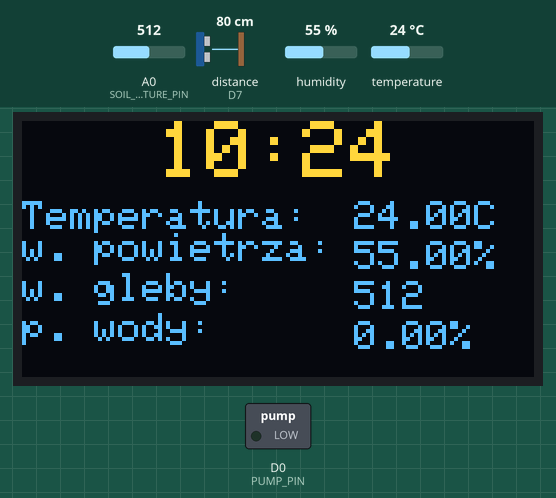
Recording of a sketch running on a simulated ESP8266 (NodeMCU). On the bench: 128×64 one-colour display, switched loads named in the sketch (green lamp = pin HIGH). The inputs (shaded band) are chosen by the test bench; at power-on: A0 (SOIL_MOISTURE_PIN) = 512, distance to the obstacle (sensor on D7) 80 cm, humidity 55 %, temperature 24 °C. The echo pulse lasts 58.3 µs per cm; the OLED is the two-colour kind (top 16 rows yellow); WiFi joins after 1.5 s; servers stay silent unless stated; the display library's start-up logo is not drawn; network time is answered at once with the bench clock; the local clock reads 2024-03-15 10:24:30 at power-on unless the sketch sets it; what the sketch prints to the serial monitor is not drawn.

Above: at 3.2 s.
3.3 s: A0 (SOIL_MOISTURE_PIN) set to 632
At 4.7 s:
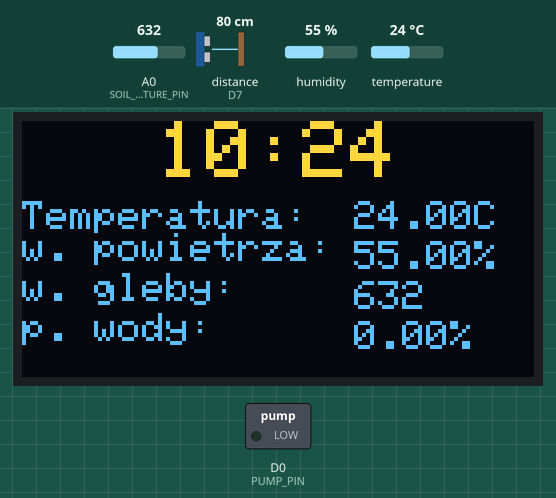
5.5 s: A0 (SOIL_MOISTURE_PIN) set to 657
At 7.2 s:
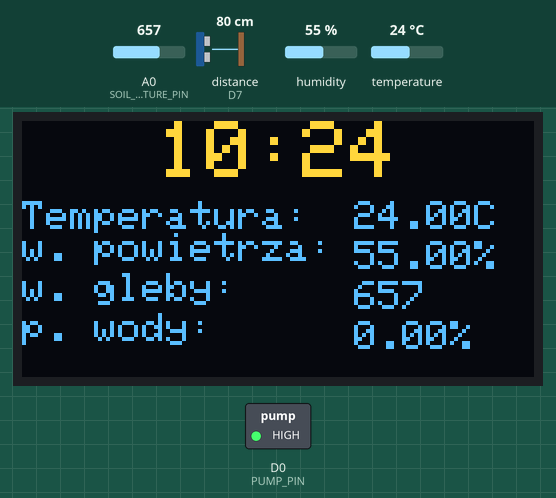
7.5 s: distance to the obstacle (sensor on D7) set to 2 cm
At 8.4 s:
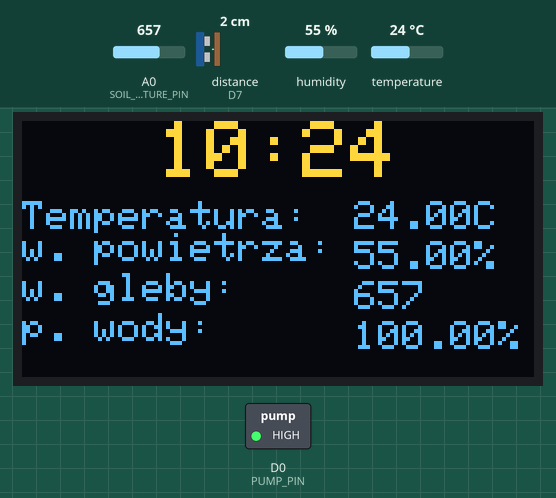
9.6 s: humidity set to 22 %
At 11.9 s:
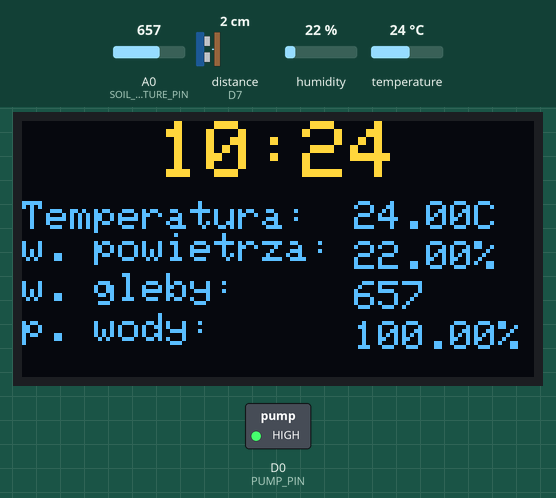
12.6 s: temperature set to 12 °C
At 15.3 s:
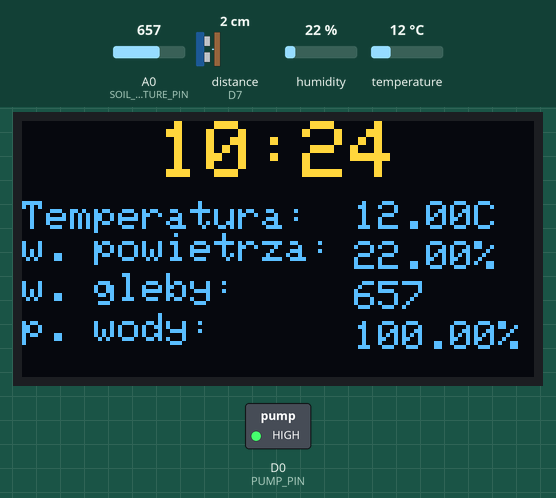
15.6 s: distance to the obstacle (sensor on D7) set to 4 cm
At 17.3 s:
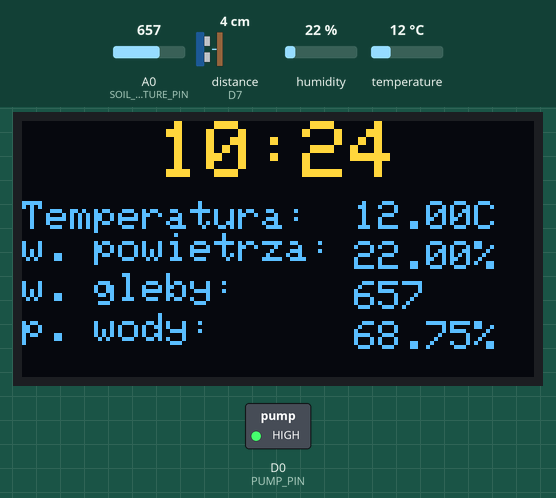
Timing chart, 0 to 18.8 s (numbered marks = the images above; inputs shaded):
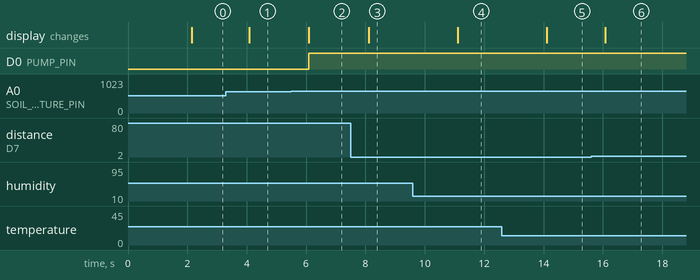

Measured:
- the behaviour switches between 649 and 650 on A0 (SOIL_MOISTURE_PIN) (found by bisection; images 1 and 2)
- after the input at 3.3 s, the display: changes after 0.79 s (image 1)
- after the input at 5.5 s, D0 (PUMP_PIN): LOW → HIGH after 0.59 s; the display: first differs from a run without the input after 0.59 s (image 2)
- after the input at 7.5 s, the display: changes after 0.61 s (image 3)
- after the input at 9.6 s, the display: changes after 1.5 s (image 4)
- after the input at 12.6 s, the display: changes after 1.5 s (image 5)
- after the input at 15.6 s, the display: changes after 0.49 s (image 6)

The sketch:

final.ino
```cpp
#include <Wire.h>
#include <Adafruit_GFX.h>
#include <Adafruit_SSD1306.h>
#include <DHT.h>
#include <ESP8266WiFi.h>
#include <WiFiUdp.h>
#include <NTPClient.h>
#include <ThingSpeak.h>
#include <NewPing.h>
#include <TimeLib.h>

#define SCREEN_WIDTH 128
#define SCREEN_HEIGHT 64

#define DHTPIN D8
#define DHTTYPE DHT11
#define SOIL_MOISTURE_PIN A0
#define PUMP_PIN D0
#define TRIGGER_PIN D10
#define ECHO_PIN D11
#define MAX_WATER_LEVEL 2
#define SENSOR_HEIGHT 8.4

NewPing sonar(TRIGGER_PIN, ECHO_PIN, 340);
DHT dht(DHTPIN, DHTTYPE);

Adafruit_SSD1306 display(SCREEN_WIDTH, SCREEN_HEIGHT, &Wire, -1);

WiFiUDP ntpUDP;
NTPClient timeClient(ntpUDP, "pool.ntp.org");
WiFiClient client;

const char *ssid = "WIFI SSID";
const char *password = "PASSWORD";
const char *server = "api.thingspeak.com";
const char *apiKey = "klucz";
const unsigned long CHANNEL_ID = 123;

unsigned long previousMillis = 0;
unsigned long previousMillisThingspeak = 0;
const unsigned long interval = 1000;
const unsigned long thingspeakInterval = 60000;

unsigned long displayStartTime = 0;
unsigned long displayDuration = 30000;
unsigned long displayDateDuration = 15000;
bool displayingTime = true;

float my_min(float a, float b) {
  return a < b ? a : b;
}
float my_max(float a, float b) {
  return a > b ? a : b;
}


void setup() {
  Serial.begin(115200);
  display.begin(SSD1306_SWITCHCAPVCC, 0x3C);
  display.display();
  display.clearDisplay();

  dht.begin();
  pinMode(SOIL_MOISTURE_PIN, INPUT);
  pinMode(PUMP_PIN, OUTPUT);

  WiFi.begin(ssid, password);
  while (WiFi.status() != WL_CONNECTED) {
    delay(1000);
    Serial.println("Łączenie z WIFI...");
  }

  ThingSpeak.begin(client);
  timeClient.begin();
  timeClient.setTimeOffset(3600);
}

void loop() {
    unsigned long currentMillis = millis();

    timeClient.update();

    if (currentMillis - previousMillis >= interval) {
      previousMillis = currentMillis;
      if (currentMillis - displayStartTime >= (displayingTime ? displayDuration : displayDateDuration)) {
            displayStartTime = currentMillis;
            displayingTime = !displayingTime;
        }

        display.clearDisplay();

        if (displayingTime) {
            String timeString = timeClient.getFormattedTime().substring(0, 5);
            int textWidth = timeString.length() * 12;
            int xPos = (SCREEN_WIDTH - textWidth) / 2;

            display.setTextSize(2);
            display.setTextColor(WHITE);
            display.setCursor(xPos, 0);
            display.println(timeString);
        } else {
            time_t epochTime = timeClient.getEpochTime();
            tmElements_t tm;
            breakTime(epochTime, tm);

            int currentYear = tm.Year + 1970;
            int currentMonth = tm.Month;
            int currentDay = tm.Day;

            String currentDate = String(currentDay) + "." + String(currentMonth) + "." + String(currentYear);
            int textWidth = currentDate.length() * 12;
            int xPos = (SCREEN_WIDTH - textWidth) / 2;

            display.setTextSize(2);
            display.setTextColor(WHITE);
            display.setCursor(xPos, 0);
            display.println(currentDate);
        }

    int valueX = (int)(SCREEN_WIDTH * 0.65);

    float temperature = dht.readTemperature();
    float humidity = dht.readHumidity();
    int soilMoisture = analogRead(SOIL_MOISTURE_PIN);
    float distance = sonar.ping_cm();
    float waterLevel = SENSOR_HEIGHT - distance;
    float percentage = (waterLevel / (SENSOR_HEIGHT - MAX_WATER_LEVEL)) * 100;

    display.setTextSize(1);
    display.setCursor(0, 20);
    display.println("Temperatura:");
    display.setCursor(valueX, 20);
    display.println(String(temperature) + "C");

    display.println("w. powietrza:");
    display.setCursor(valueX, 30);
    display.println(String(humidity) + "%");

    display.println("w. gleby:");
    display.setCursor(valueX, 40);
    display.println(String(soilMoisture));

    percentage = my_max(0, my_min(100, percentage));
    display.println("p. wody: ");
    display.setCursor(valueX, 50);
    display.println(String(percentage) + "%");
    display.display();

    if (currentMillis - previousMillisThingspeak >= thingspeakInterval) {
    previousMillisThingspeak = currentMillis;

    ThingSpeak.setField(1, dht.readTemperature());
    ThingSpeak.setField(2, dht.readHumidity());
    ThingSpeak.setField(3, analogRead(SOIL_MOISTURE_PIN));
    ThingSpeak.setField(4, percentage);
    int statusCode = ThingSpeak.writeFields(CHANNEL_ID, apiKey);

    if (statusCode == 200) {
      Serial.println("Dane wysłane do ThingSpeak!");
    } else {
      Serial.println("Błąd podczas wysyłania danych do ThingSpeak. Kod statusu: " + String(statusCode));
    }
  }
    if (soilMoisture < 650) {
      digitalWrite(PUMP_PIN, LOW);
    } else {
      digitalWrite(PUMP_PIN, HIGH);
    }
  }
}
```
